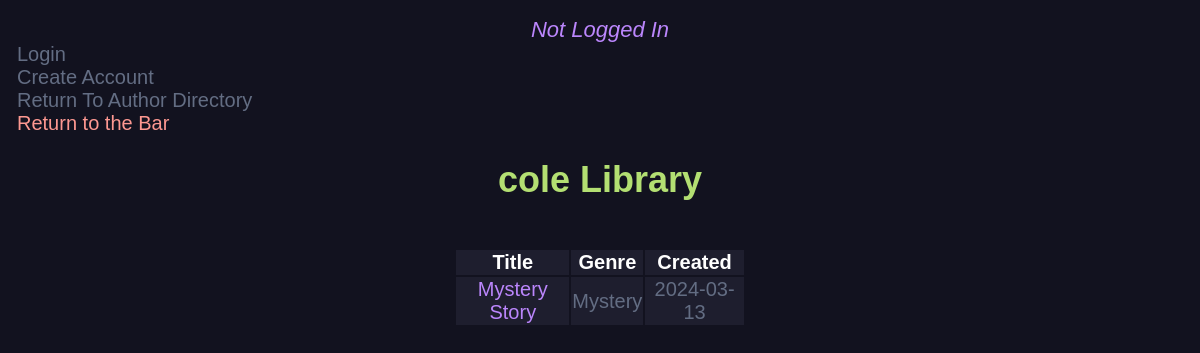
/user_dir_stories/3/, run on an earlier commit of the app's database.
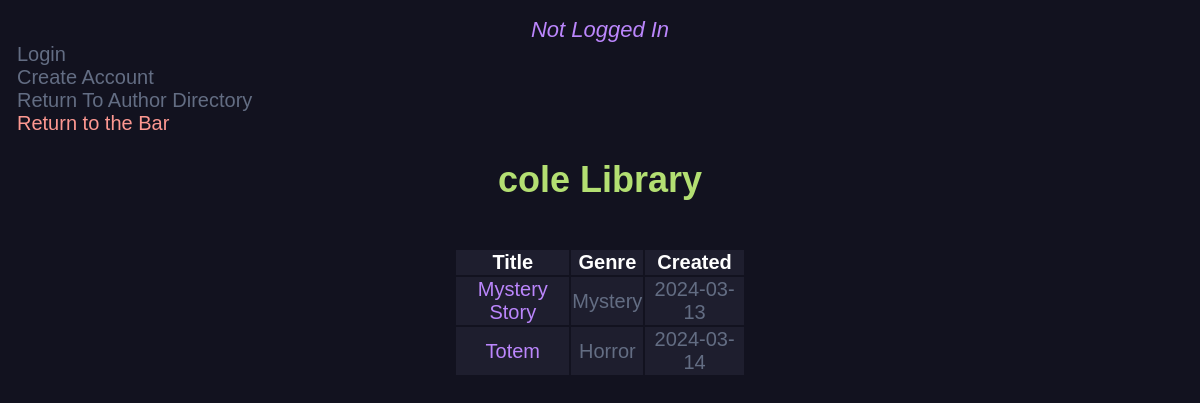
And on a later commit of the database.
### main.py (models this page shows, shortened)
class NewStory(db.Model):
    id = db.Column(db.Integer, primary_key=True)
    title = db.Column(db.String(200), nullable=False)
    genre = db.Column(db.String(200), nullable=True)
    content = db.Column(db.Text, nullable=False)
    date_created = db.Column(db.DateTime, default=datetime.utcnow)
    author_id = db.Column(db.Integer, db.ForeignKey('user.id'), nullable=False)
    current_version_id = db.Column(db.Integer, db.ForeignKey('new_version.id'), nullable=True)
    __table_args__ = (
        ForeignKeyConstraint(['author_id'], ['user.id'], name='fk_new_story_author_id'),
        ForeignKeyConstraint(['current_version_id'], ['new_version.id'], name='fk_new_story_current_version_id')
    )
    current_version = db.relationship('NewVersion', foreign_keys=[current_version_id], post_update=True)
    versions = db.relationship('NewVersion', backref='story', lazy=True, foreign_keys='NewVersion.story_id')

### main.py (the view)
@app.route('/user_dir_stories/<int:user_id>/', methods=['GET'])
def user_dir_stories(user_id):
    user = User.query.get_or_404(user_id)
    stories = NewStory.query.filter_by(author_id=user_id).all()
    return  render_template('user_dir_stories.html', user=user, stories=stories)

### templates/user_dir_stories.html (shortened to what this page needs)
<!DOCTYPE html>
 <link rel="stylesheet" href="{{ url_for('static', filename='css/user_dir.css') }}">
{% block body %}
{% if current_user.is_authenticated %}
	<a href="/logout/" class="button">Logout</a><br>
	<a href="/user_dir/" class="button">Return To Author Directory</a><br>
	<a href="/" class="return-to-bar">Return to the Bar</a>
{% else %}
	<div style= "text-align: center;">
			<em style = "color: #BB86FC; font-size: 22px; font-family: sans-serif" >Not Logged In</em>
		</div>
		<a href="/login/" class="button">Login</a><br>
		<a href="/register/" class="button">Create Account</a><br>
		<a href="/user_dir/" class="button">Return To Author Directory</a><br>
		<a href="/" class="return-to-bar">Return to the Bar</a>
{% endif %}
<div class="content">
	<h1 style="text-align: center;">{{ user.username }} Library</h1><br>
	<table class="center-table">
		<th>Title</th>
		<th>Genre</th>
		<th>Created</th>
		{% for story in stories %}
		<tr>
			<td><a href="{{ url_for('view_story', id=story.id) }}" class="story-link">{{ story.title }}</a></td>
			<td>{{ story.genre }}</td>
			<td>{{ story.date_created.date() }}</td>
		{% endfor %}
		</tr>
	</table>
</div>
{% endblock %}

What changed in the data, as far as the page shows it:
added NewStory: title "Totem", genre "Horror", date_created "2024-03-14"
